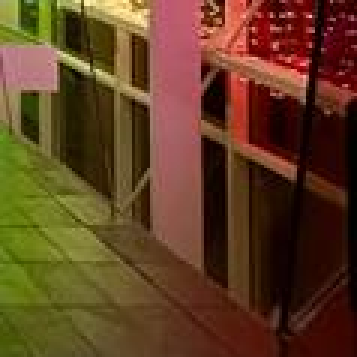
#> input picture scc111/Java_coursework/TilePuzzle/tile_11.jpg, 119 x 119 px (shown 3 times larger)
$ python img2tiles.py tile_11.jpg out
#> lines starting #> are read from the running program, lines starting #| are printed output that depends on the picture
#> in split_image, img is the input picture: PIL image 119x119 RGB; mean R, G, B 96, 63.2, 34.4
import sys
from PIL import Image

def crop_to_4_3(img):
    # Get the dimensions of the original image
    width, height = img.size
#> width = 119; height = 119

    # Calculate the target height for a 4:3 aspect ratio
    target_height = width * 3 // 4
#> target_height = 89

    # Check if the image is not in a 4:3 aspect ratio
    if height > target_height:
        # Calculate the cropping box
        upper = (height - target_height) // 2
#> upper = 15
        lower = height - upper
#> lower = 104

        # Crop the image to a 4:3 aspect ratio, maintaining a square aspect ratio
        img = img.crop((0, upper, width, min(lower, target_height)))
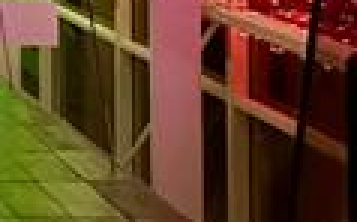
#> img: PIL image 119x74 RGB (shown 3 times larger); mean R, G, B 94.8, 62.6, 35.6

    return img

def resize_image(img, square_size):
    # Resize the image to the specified square size
    return img.resize((square_size, square_size))

def split_image(input_path, output_path):
    # Open and crop the image if necessary
    img = Image.open(input_path)
    img = crop_to_4_3(img)

    # Get the dimensions of the cropped image
    width, height = img.size
#> width = 119; height = 74

    # Define the size of each square
    square_size = 119

    # Loop through each row and column to crop, resize, and save the squares
    for row in range(3):
        for col in range(4):
            index = row * 4 + col
            left = col * (width // 4)
            upper = row * (height // 3)
            right = left + (width // 4)
            lower = upper + (height // 3)

            # Crop the image
            square = img.crop((left, upper, right, lower))

            # Resize the square
            square = resize_image(square, square_size)

            # Save the square
            square.save(f"{output_path}/tile_{index}.jpg")
#> this loop made 3 passes
#> pass 1, in split_image, `square.save(f"{output_path}/tile_{index}.jpg")`:
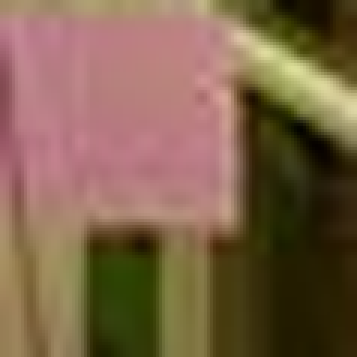
#> saved as tile_0.jpg: PIL image 119x119 RGB (shown 3 times larger); mean R, G, B 125.3, 98, 73.3
#> pass 1, in split_image, `square.save(f"{output_path}/tile_{index}.jpg")`:
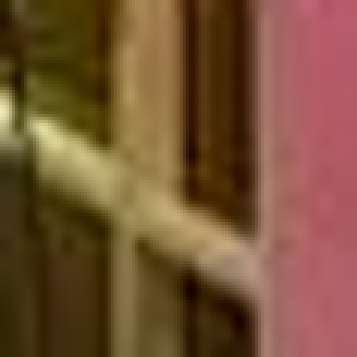
#> saved as tile_1.jpg: PIL image 119x119 RGB (shown 3 times larger); mean R, G, B 118.9, 82.5, 53.8
#> pass 1, in split_image, `square.save(f"{output_path}/tile_{index}.jpg")`:
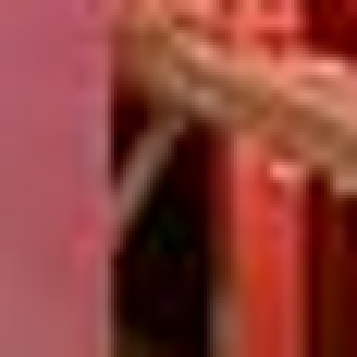
#> saved as tile_2.jpg: PIL image 119x119 RGB (shown 3 times larger); mean R, G, B 139.8, 63.7, 56.7
#> pass 1, in split_image, `square.save(f"{output_path}/tile_{index}.jpg")`:
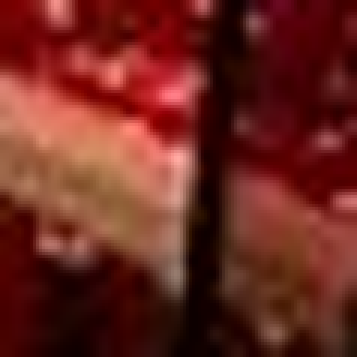
#> saved as tile_3.jpg: PIL image 119x119 RGB (shown 3 times larger); mean R, G, B 107.7, 39, 31.2
#> after the loop:
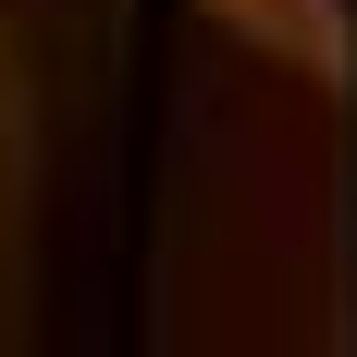
#> square: PIL image 119x119 RGB (shown 3 times larger); mean R, G, B 35.4, 10.3, 2.8

if __name__ == "__main__":
    if len(sys.argv) != 3:
        print("Usage: python img2tiles.py <input_image_path> <output_directory>")
        sys.exit(1)

    input_image_path = sys.argv[1]
    output_directory = sys.argv[2]

    split_image(input_image_path, output_directory)

$ run again, on scc111/Java_coursework/TilePuzzle/tile_4.jpg
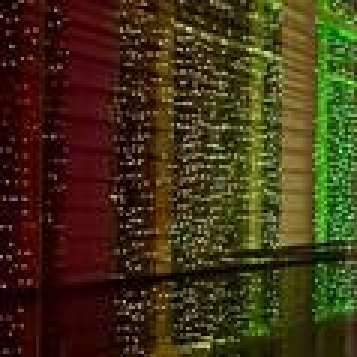
#> input picture scc111/Java_coursework/TilePuzzle/tile_4.jpg, 119 x 119 px (shown 3 times larger)
#> in split_image, img is the input picture: PIL image 119x119 RGB; mean R, G, B 65.2, 51.5, 22.2
#> img: PIL image 119x74 RGB
#> the loop in split_image, `for row in range(3):` made 3 passes
#> pass 1, in split_image, `square.save(f"{output_path}/tile_{index}.jpg")`:
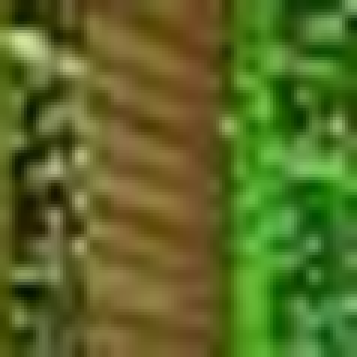
#> saved as tile_3.jpg: PIL image 119x119 RGB (shown 3 times larger); mean R, G, B 89.2, 105.5, 37.5
#> after the loop in split_image, `for row in range(3):`:
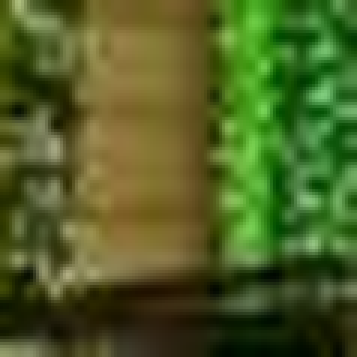
#> square: PIL image 119x119 RGB (shown 3 times larger); mean R, G, B 77.9, 94.4, 36.3

$ run again, on scc111/Java_coursework/TilePuzzle/tile_5.jpg
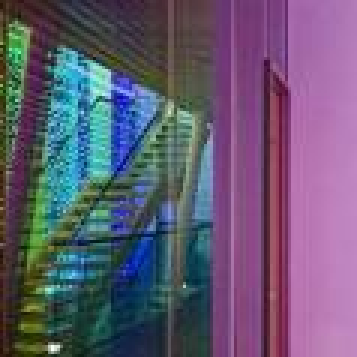
#> input picture scc111/Java_coursework/TilePuzzle/tile_5.jpg, 119 x 119 px (shown 3 times larger)
#> in split_image, img is the input picture: PIL image 119x119 RGB; mean R, G, B 98.7, 89.2, 113.4
#> img: PIL image 119x74 RGB
#> the loop in split_image, `for row in range(3):` made 3 passes
#> pass 1, in split_image, `square.save(f"{output_path}/tile_{index}.jpg")`:
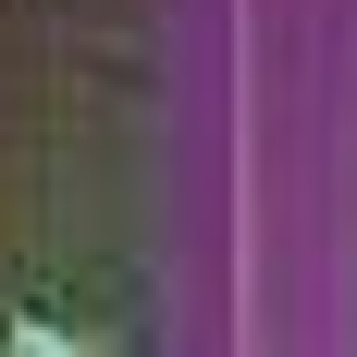
#> saved as tile_2.jpg: PIL image 119x119 RGB (shown 3 times larger); mean R, G, B 104.5, 75.2, 100.6
#> after the loop in split_image, `for row in range(3):`:
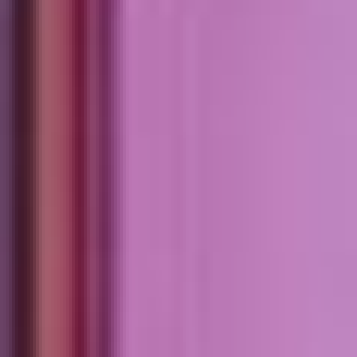
#> square: PIL image 119x119 RGB (shown 3 times larger); mean R, G, B 165.4, 101.2, 151.1

$ run again, on scc111/Java_coursework/TilePuzzle/tile_6.jpg
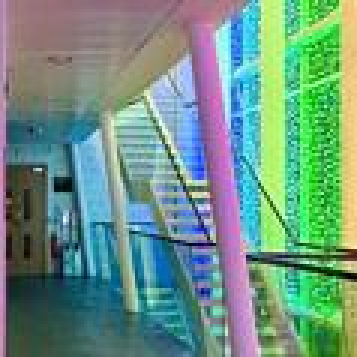
#> input picture scc111/Java_coursework/TilePuzzle/tile_6.jpg, 119 x 119 px (shown 3 times larger)
#> in split_image, img is the input picture: PIL image 119x119 RGB; mean R, G, B 109.5, 148.6, 132.4
#> img: PIL image 119x74 RGB
#> the loop in split_image, `for row in range(3):` made 3 passes
#> pass 1, in split_image, `square.save(f"{output_path}/tile_{index}.jpg")`:
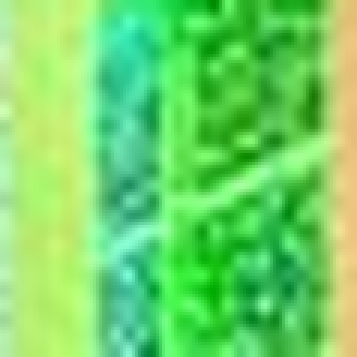
#> saved as tile_3.jpg: PIL image 119x119 RGB (shown 3 times larger); mean R, G, B 113.7, 214.1, 103.6
#> after the loop in split_image, `for row in range(3):`:
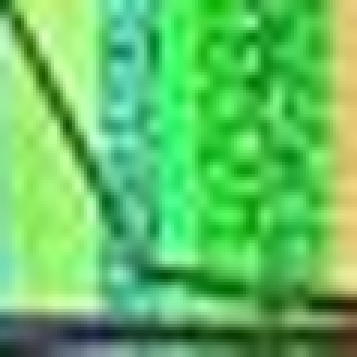
#> square: PIL image 119x119 RGB (shown 3 times larger); mean R, G, B 98.7, 193.9, 98.8
